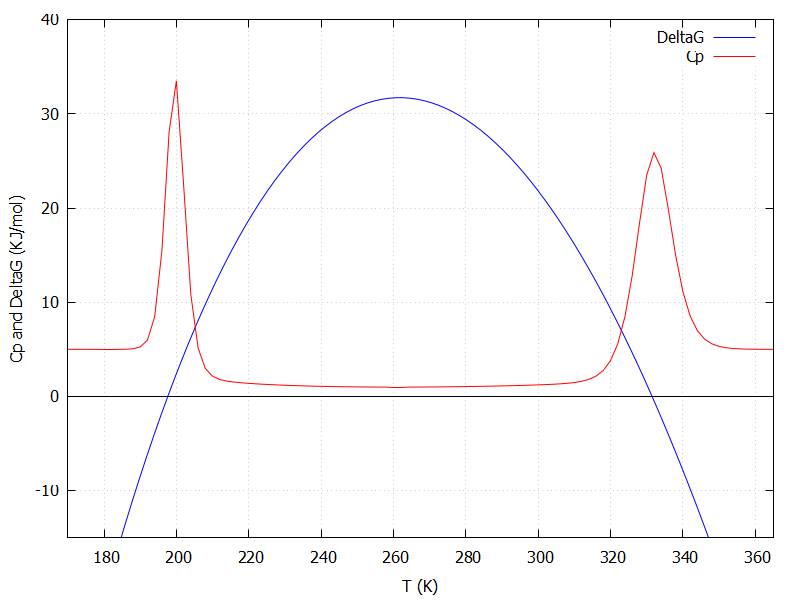

Recreate this plot in gnuplot.
# Configuración de Gnuplot
set terminal pngcairo size 800,600
set output 'deltaG.png'
set xlabel "T (K)"
set ylabel "Cp and DeltaG (KJ/mol)"
set xrange [170:365]
set yrange [-15:40]
set grid


# Valores sacados del fit de Cp y la integración
DeltaH=290 # calculado integrando a mano Cp
DeltaCp=3.7
Tm=331.5

p DeltaH*(1-x/Tm)+DeltaCp*(x-Tm-x*log(x/Tm)) lt rgb "blue" title "DeltaG", "profthermo_fixed.dat" u 2:8 lt rgb "red" title "Cp" w lines, 0 lt rgb "black" title ""
